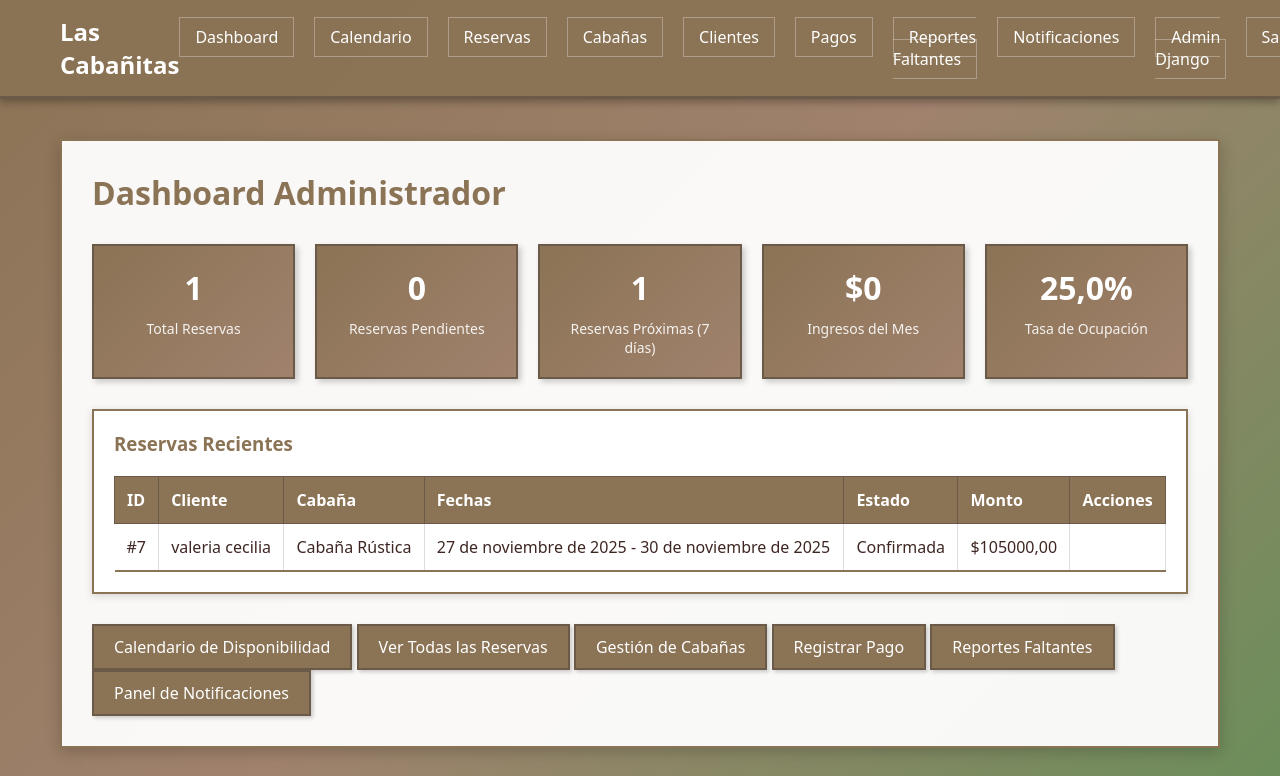
Screenshot of /administrador/dashboard/ (signed in) with the database file from the repository.
### gestion/models.py (models this page shows, shortened)
class Reserva(models.Model):
    ESTADOS = [
        ('pendiente', 'Pendiente'),
        ('confirmada', 'Confirmada'),
        ('cancelada', 'Cancelada'),
        ('completada', 'Completada'),
    ]
    idReserva = models.AutoField(primary_key=True)
    cliente = models.ForeignKey(Cliente, on_delete=models.CASCADE, related_name='reservas')
    cabaña = models.ForeignKey(Cabaña, on_delete=models.CASCADE, related_name='reservas')
    fechaInicio = models.DateField()
    fechaFin = models.DateField()
    numPersonas = models.IntegerField()
    estado = models.CharField(max_length=20, choices=ESTADOS, default='pendiente')
    montoCotizado = models.DecimalField(max_digits=10, decimal_places=2)
    comentarios = models.TextField(blank=True)
    fechaCreacion = models.DateTimeField(auto_now_add=True)
    confirmacion_cliente = models.BooleanField(default=False, verbose_name='Confirmación Cliente')
    fecha_confirmacion = models.DateTimeField(null=True, blank=True, verbose_name='Fecha Confirmación')
    class Meta:
        db_table = 'reserva'
        verbose_name = "Reserva"
        verbose_name_plural = "Reservas"
        ordering = ['-fechaCreacion']

class Cliente(models.Model):
    idCliente = models.AutoField(primary_key=True)
    nombre = models.CharField(max_length=200)
    telefono = models.CharField(max_length=20)
    email = models.EmailField()
    direccion = models.TextField()
    tipoCliente = models.CharField(max_length=50, default='Regular')
    usuario = models.OneToOneField(User, on_delete=models.CASCADE, null=True, blank=True, related_name='cliente')
    class Meta:
        db_table = 'cliente'
        verbose_name = "Cliente"
        verbose_name_plural = "Clientes"

class Cabaña(models.Model):
    ESTADOS = [
        ('lista', 'Lista'),
        ('en_preparacion', 'En Preparación'),
        ('pendiente', 'Pendiente'),
        ('mantenimiento', 'En Mantenimiento'),
        ('disponible', 'Disponible'),  # Mantener para compatibilidad
        ('ocupada', 'Ocupada'),
        ('reservada', 'Reservada'),
    ]
    idCabaña = models.AutoField(primary_key=True)
    nombre = models.CharField(max_length=100)
    capacidad = models.IntegerField()
    estado = models.CharField(max_length=20, choices=ESTADOS, default='disponible')
    precioNoche = models.DecimalField(max_digits=10, decimal_places=2)
    class Meta:
        db_table = 'cabana'
        verbose_name = "Cabaña"
        verbose_name_plural = "Cabañas"

### gestion/views.py (the view)
# urls.py: path('administrador/dashboard/', views.dashboard_admin, name='dashboard_admin'),
@administrador_required
def dashboard_admin(request):
    hoy = timezone.now().date()
    total_reservas = Reserva.objects.count()
    reservas_pendientes = Reserva.objects.filter(estado='pendiente').count()
    reservas_proximas = Reserva.objects.filter(
        fechaInicio__lte=hoy + timedelta(days=7),
        fechaInicio__gte=hoy,
        estado='confirmada'
    ).count()
    ingresos_mes = Pago.objects.filter(
        fechaPago__year=hoy.year,
        fechaPago__month=hoy.month
    ).aggregate(total=Sum('monto'))['total'] or 0
    ocupacion_actual = Reserva.objects.filter(
        fechaInicio__lte=hoy,
        fechaFin__gte=hoy,
        estado='confirmada'
    ).count()
    total_cabañas = Cabaña.objects.count()
    tasa_ocupacion = (ocupacion_actual / total_cabañas * 100) if total_cabañas > 0 else 0
    reservas_recientes = Reserva.objects.order_by('-fechaCreacion')[:10]
    context = {
        'total_reservas': total_reservas,
        'reservas_pendientes': reservas_pendientes,
        'reservas_proximas': reservas_proximas,
        'ingresos_mes': ingresos_mes,
        'tasa_ocupacion': tasa_ocupacion,
        'reservas_recientes': reservas_recientes,
    }
    return render(request, 'admin/dashboard_admin.html', context)

### gestion/templates/admin/dashboard_admin.html (shortened to what this page needs)
{% extends 'base.html' %}
{% block content %}
<h1 class="page-title">Dashboard Administrador</h1>
<div class="stats">
    <div class="stat-card">
        <h4>{{ total_reservas }}</h4>
        <p>Total Reservas</p>
    </div>
    <div class="stat-card">
        <h4>{{ reservas_pendientes }}</h4>
        <p>Reservas Pendientes</p>
    </div>
    <div class="stat-card">
        <h4>{{ reservas_proximas }}</h4>
        <p>Reservas Próximas (7 días)</p>
    </div>
    <div class="stat-card">
        <h4>${{ ingresos_mes|floatformat:0 }}</h4>
        <p>Ingresos del Mes</p>
    </div>
    <div class="stat-card">
        <h4>{{ tasa_ocupacion|floatformat:1 }}%</h4>
        <p>Tasa de Ocupación</p>
    </div>
</div>
<div class="card">
    <h3>Reservas Recientes</h3>
    {% if reservas_recientes %}
        <table>
            <thead>
                <tr>
                    <th>ID</th>
                    <th>Cliente</th>
                    <th>Cabaña</th>
                    <th>Fechas</th>
                    <th>Estado</th>
                    <th>Monto</th>
                    <th>Acciones</th>
                </tr>
            </thead>
            <tbody>
                {% for reserva in reservas_recientes %}
                <tr>
                    <td>#{{ reserva.idReserva }}</td>
                    <td>{{ reserva.cliente.nombre }}</td>
                    <td>{{ reserva.cabaña.nombre }}</td>
                    <td>{{ reserva.fechaInicio }} - {{ reserva.fechaFin }}</td>
                    <td>{{ reserva.get_estado_display }}</td>
                    <td>${{ reserva.montoCotizado }}</td>
                    <td>
                    </td>
                </tr>
                {% endfor %}
            </tbody>
        </table>
    {% else %}
        <p>No hay reservas registradas.</p>
    {% endif %}
</div>
<div class="mt-30">
    <a href="{% url 'calendario_disponibilidad' %}" class="btn">Calendario de Disponibilidad</a>
    <a href="{% url 'gestion_reservas' %}" class="btn">Ver Todas las Reservas</a>
    <a href="{% url 'gestion_cabañas' %}" class="btn">Gestión de Cabañas</a>
    <a href="{% url 'registro_pagos' %}" class="btn">Registrar Pago</a>
    <a href="{% url 'atender_reportes_faltantes' %}" class="btn ">Reportes Faltantes</a>
    <a href="{% url 'panel_notificaciones' %}" class="btn">Panel de Notificaciones</a>
</div>
{% endblock %}

### gestion/static/css/style.css (style rules this page uses)
* { margin: 0; padding: 0; box-sizing: border-box; }
body { font-family: 'Segoe UI', Tahoma, Geneva, Verdana, sans-serif; background: linear-gradient(135deg, #8B7355 0%, #A0826D 50%, #6B8E5A 100%); min-height: 100vh; color: #3E2723; }
.btn { display: inline-block; padding: 10px 20px; background: #8B7355; color: white; text-decoration: none; border-radius: 0; border: 2px solid #6B5A47; cursor: pointer; transition: all 0.3s; box-shadow: 2px 2px 4px rgba(0,0,0,0.2); }
table { width: 100%; border-collapse: collapse; margin-top: 20px; }
table th, table td { padding: 12px; text-align: left; border-bottom: 2px solid #8B7355; border-right: 1px solid #ddd; }
table th { background: #8B7355; color: white; border: 1px solid #6B5A47; }
.card { background: white; border-radius: 0; padding: 20px; margin-bottom: 20px; box-shadow: 0 2px 8px rgba(0,0,0,0.15); border: 2px solid #8B7355; }
.card h3 { margin-bottom: 15px; color: #8B7355; }
.stats { display: grid; grid-template-columns: repeat(auto-fit, minmax(200px, 1fr)); gap: 20px; margin-bottom: 30px; }
.stat-card { background: linear-gradient(135deg, #8B7355 0%, #A0826D 100%); color: white; padding: 20px; border-radius: 0; text-align: center; border: 2px solid #6B5A47; box-shadow: 3px 3px 6px rgba(0,0,0,0.2); }
.stat-card h4 { font-size: 32px; margin-bottom: 10px; }
.stat-card p { font-size: 14px; opacity: 0.9; }
.content h1 { color: #8B7355; margin-bottom: 30px; }
.content h3 { color: #8B7355; }
.page-title { color: #8B7355; margin-bottom: 30px; }
.mt-30 { margin-top: 30px; }

### rows the page displays
Reserva: idReserva "7", cliente.nombre "valeria cecilia", cabaña.nombre "Cabaña Rústica", fechaInicio "27 de noviembre de 2025", fechaFin "30 de noviembre de 2025", estado "Confirmada", montoCotizado "105000,00"

### other values shown
{{ total_reservas }} "1"
{{ reservas_pendientes }} "0"
{{ reservas_proximas }} "1"
{{ ingresos_mes|floatformat:0 }} "0"
{{ tasa_ocupacion|floatformat:1 }} "25,0"
